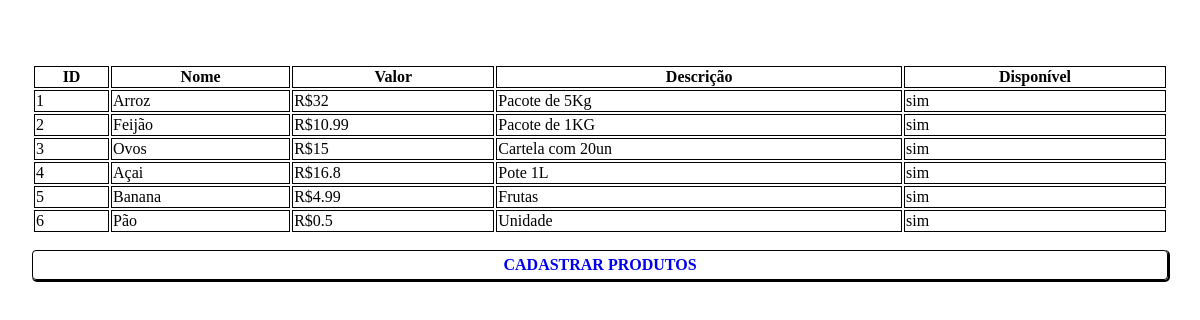
/select.php?insert=TRUE, run on the app's committed database.
### tables this page shows
CREATE TABLE produtos (produtos_id INTEGER PRIMARY KEY AUTOINCREMENT NOT NULL, nome TEXT, valor INT, descricao TEXT, disponivel BOOLEAN);

### select.php (the view, shortened to what this page needs)
<!DOCTYPE html>
<html lang="pt-BR">
<head>
</head>
<body>
    <section class="output-data">
        <table class="table">
            <thead>
                <tr>
                    <th>ID</th>
                    <th>Nome</th>
                    <th>Valor</th>
                    <th>Descrição</th>
                    <th>Disponível</th>
                </tr>
            </thead>
            <tbody>
                <?php
                require_once './conexaoDb.php';
                $query = "SELECT * FROM `produtos`";
                $stmt = $conexao->prepare($query);
                $stmt->execute();
                while ($resultado = $stmt->fetch()):
                ?>
                    <tr>
                        <td><?= $resultado['produtos_id']; ?></td>
                        <td><?= $resultado['nome']; ?></td>
                        <td><?= "R$" . $resultado['valor']; ?></td>
                        <td><?= $resultado['descricao']; ?></td>
                        <td><?= $resultado['disponivel']; ?></td>
                    </tr>
                <?php
                endwhile;
                ?>
            </tbody>
        </table>
        <a href="index.php" class="btn">Cadastrar Produtos</a>
    </section>
</body>
</html>

### select.php (style rules this page uses)
.output-data { margin-top: 2.5rem; padding: 1rem; display: flex; flex-direction: column; }
.output-data .table { margin: 0.5rem; }
.output-data .table td, th, tr { border: 1px black solid; }
.btn { margin: 0.5rem; text-transform: uppercase; border: 1px solid black; border-radius: 4px; box-shadow: 1px 1px 0px 1px black; padding: 5px; text-align: center; text-decoration: none; font-weight: 600; }

### data on the page
produtos: produtos_id "1", nome "Arroz", valor "32", descricao "Pacote de 5Kg", disponivel "sim"
produtos: produtos_id "2", nome "Feijão", valor "10.99", descricao "Pacote de 1KG", disponivel "sim"
produtos: produtos_id "3", nome "Ovos", valor "15", descricao "Cartela com 20un", disponivel "sim"
produtos: produtos_id "4", nome "Açai", valor "16.8", descricao "Pote 1L", disponivel "sim"
produtos: produtos_id "5", nome "Banana", valor "4.99", descricao "Frutas", disponivel "sim"
produtos: produtos_id "6", nome "Pão", valor "0.5", descricao "Unidade", disponivel "sim"
